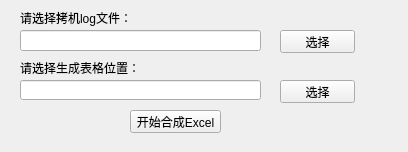
<?xml version="1.0" encoding="UTF-8"?>
<ui version="4.0">
 <class>fanandtemp_test</class>
 <widget class="QWidget" name="fanandtemp_test">
  <property name="geometry">
   <rect>
    <x>0</x>
    <y>0</y>
    <width>408</width>
    <height>152</height>
   </rect>
  </property>
  <property name="windowTitle">
   <string>风扇转速与温度提取</string>
  </property>
  <widget class="QLineEdit" name="lineEdit_logfile">
   <property name="geometry">
    <rect>
     <x>20</x>
     <y>30</y>
     <width>241</width>
     <height>21</height>
    </rect>
   </property>
  </widget>
  <widget class="QPushButton" name="pushButton_selectlog">
   <property name="geometry">
    <rect>
     <x>280</x>
     <y>30</y>
     <width>75</width>
     <height>23</height>
    </rect>
   </property>
   <property name="text">
    <string>选择</string>
   </property>
  </widget>
  <widget class="QLabel" name="label">
   <property name="geometry">
    <rect>
     <x>20</x>
     <y>10</y>
     <width>111</width>
     <height>16</height>
    </rect>
   </property>
   <property name="text">
    <string>请选择拷机log文件：</string>
   </property>
  </widget>
  <widget class="QLabel" name="label_2">
   <property name="geometry">
    <rect>
     <x>20</x>
     <y>60</y>
     <width>191</width>
     <height>16</height>
    </rect>
   </property>
   <property name="text">
    <string>请选择生成表格位置：</string>
   </property>
  </widget>
  <widget class="QLineEdit" name="lineEdit_savedir">
   <property name="geometry">
    <rect>
     <x>20</x>
     <y>80</y>
     <width>241</width>
     <height>20</height>
    </rect>
   </property>
  </widget>
  <widget class="QPushButton" name="pushButton_selectsavedir">
   <property name="geometry">
    <rect>
     <x>280</x>
     <y>80</y>
     <width>75</width>
     <height>23</height>
    </rect>
   </property>
   <property name="text">
    <string>选择</string>
   </property>
  </widget>
  <widget class="QPushButton" name="pushButton_startgenerate">
   <property name="geometry">
    <rect>
     <x>130</x>
     <y>110</y>
     <width>91</width>
     <height>23</height>
    </rect>
   </property>
   <property name="text">
    <string>开始合成Excel</string>
   </property>
  </widget>
 </widget>
 <resources/>
 <connections/>
</ui>
